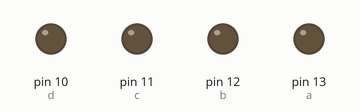
Bench run of a sketch on a simulated Arduino Uno, built with avr-gcc and run on an emulated ATmega328P. On the bench: output pins drawn as LEDs (lit = HIGH).

Above: at 0.5 s.
At 2.5 s:
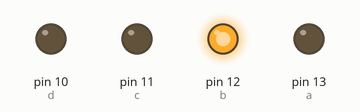
At 3.5 s:
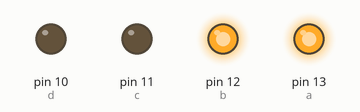
At 5.5 s:
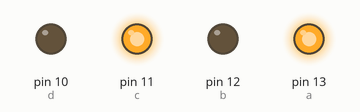
At 8.5 s:
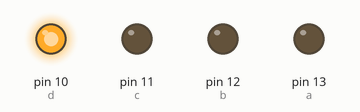
At 11.5 s:
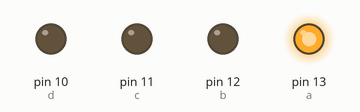
Timing chart, 0 to 13.0 s (numbered marks = the images above):
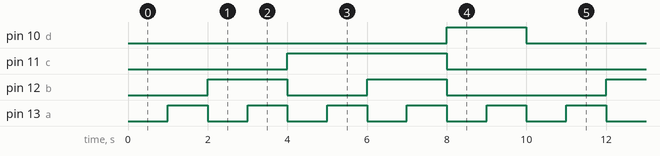

Measured:
- by itself, pin 10 (d): alternates HIGH for 2.0 s and LOW for 8.0 s
- by itself, pin 11 (c): alternates HIGH for 4.0 s and LOW for 6.0 s
- by itself, pin 12 (b): repeats every 10.0 s: LOW 2.0 s, HIGH 2.0 s, LOW 4.0 s, HIGH 2.0 s
- by itself, pin 13 (a): alternates HIGH for 1.0 s and LOW for 1.0 s

The sketch:

sketch_oct15a.ino
```cpp
int a=13, b=12, c=11, d=10;

void setup() {
  pinMode(a, OUTPUT);
  pinMode(b, OUTPUT);
  pinMode(c, OUTPUT);
  pinMode(d, OUTPUT);
}

void Khong(){
  digitalWrite(d,LOW); digitalWrite(c,LOW);
  digitalWrite(b,LOW); digitalWrite(a,LOW);
}

void Mot(){
  digitalWrite(d,LOW); digitalWrite(c,LOW);
  digitalWrite(b,LOW); digitalWrite(a,HIGH);
}

void Hai(){
  digitalWrite(d,LOW); digitalWrite(c,LOW);
  digitalWrite(b,HIGH); digitalWrite(a,LOW);
}

void Ba(){
  digitalWrite(d,LOW); digitalWrite(c,LOW);
  digitalWrite(b,HIGH); digitalWrite(a,HIGH);
}

void Bon(){
  digitalWrite(d,LOW); digitalWrite(c,HIGH);
  digitalWrite(b,LOW); digitalWrite(a,LOW);
}

void Nam(){
  digitalWrite(d,LOW); digitalWrite(c,HIGH);
  digitalWrite(b,LOW); digitalWrite(a,HIGH);
}

void Sau(){
  digitalWrite(d,LOW); digitalWrite(c,HIGH);
  digitalWrite(b,HIGH); digitalWrite(a,LOW);
}

void Bay(){
  digitalWrite(d,LOW); digitalWrite(c,HIGH);
  digitalWrite(b,HIGH); digitalWrite(a,HIGH);
}

void Tam(){
  digitalWrite(d,HIGH); digitalWrite(c,LOW);
  digitalWrite(b,LOW); digitalWrite(a,LOW);
}

void Chin(){
  digitalWrite(d,HIGH); digitalWrite(c,LOW);
  digitalWrite(b,LOW); digitalWrite(a,HIGH);
}

void loop() {
    Khong();
  delay(1000); // đợi 1 giây
  Mot();
  delay(1000);// đợi 1 giây
  Hai();
  delay(1000);// đợi 1 giây
  Ba();
  delay(1000);// đợi 1 giây
  Bon();
  delay(1000);// đợi 1 giây
  Nam();
  delay(1000);// đợi 1 giây
  Sau();
  delay(1000);// đợi 1 giây
  Bay();
  delay(1000);// đợi 1 giây
  Tam();
  delay(1000);// đợi 1 giây
  Chin();
  delay(1000);// đợi 1 giây
}
```
